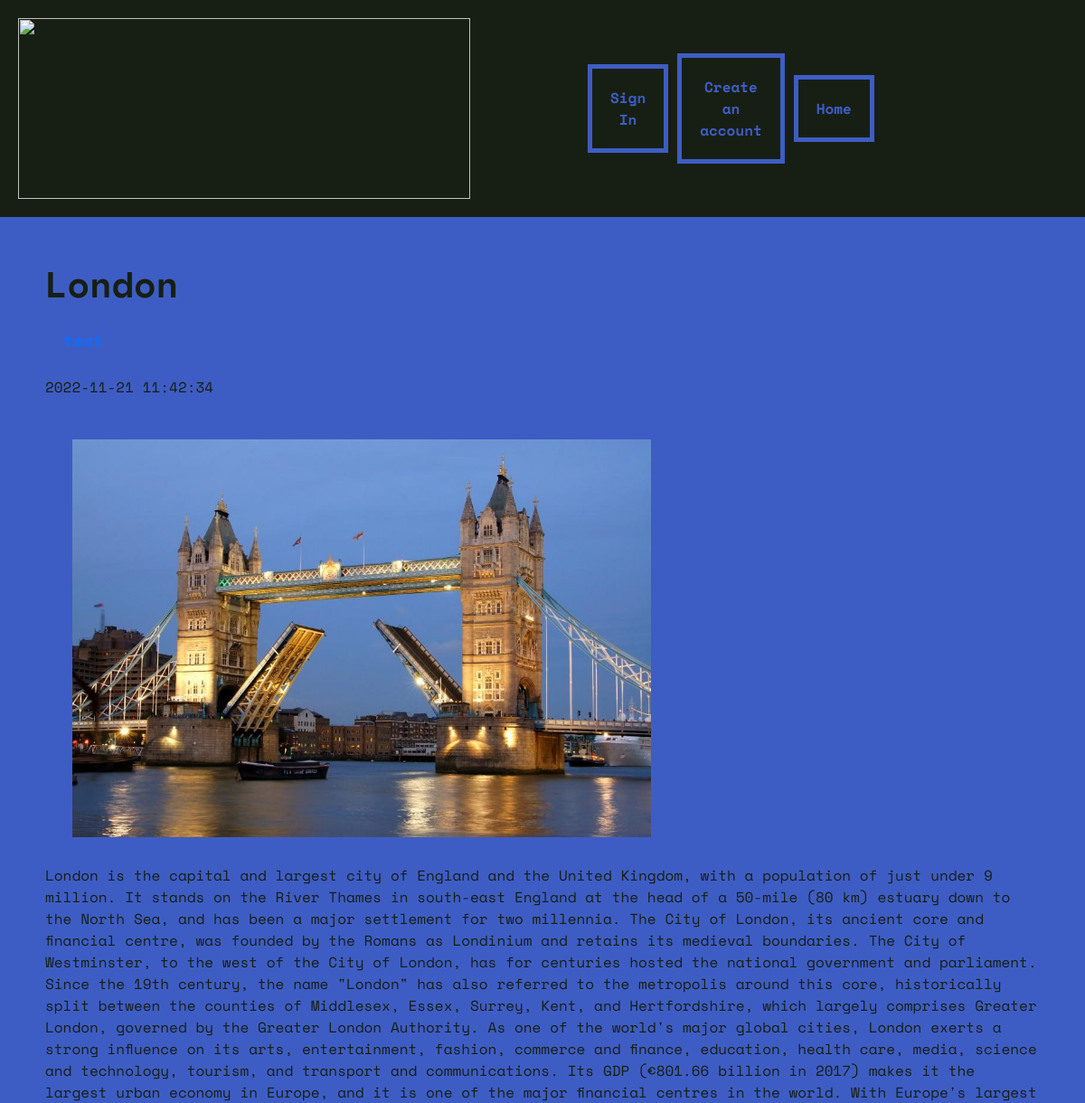
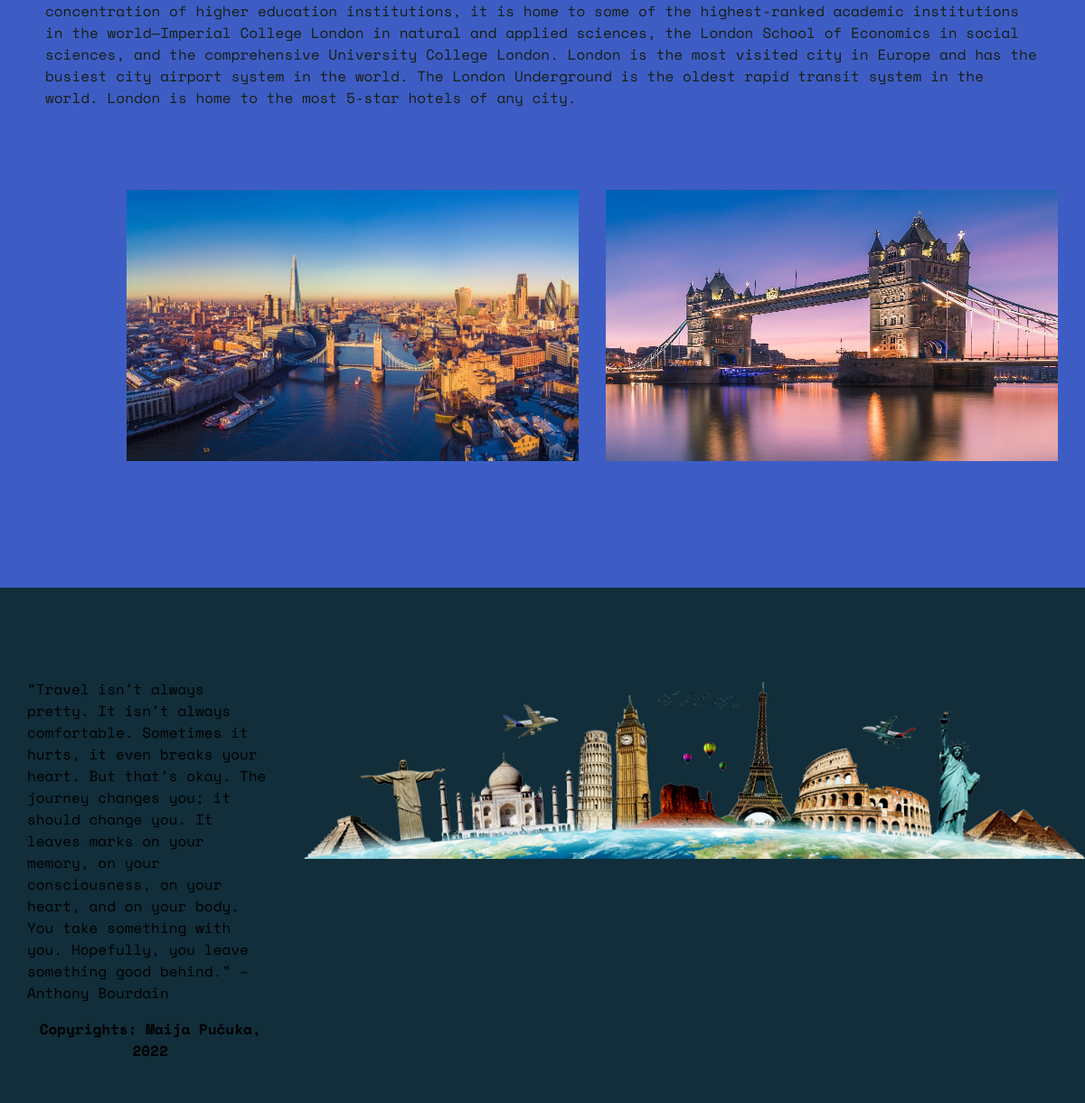
Page /view/post.php?post-id=19 on the committed database (2 pictures, top to bottom).
### tables this page shows
CREATE TABLE `blogposts` (
  `id` int(11) NOT NULL,
  `title` varchar(255) NOT NULL,
  `excerpt` varchar(255) NOT NULL,
  `picture` text NOT NULL,
  `gallery` mediumtext NOT NULL DEFAULT '[]',
  `text` text NOT NULL,
  `date_published` datetime NOT NULL,
  `user_id` int(255) NOT NULL,
  `is_deleted` tinyint(1) NOT NULL DEFAULT 0
);

### models/Blogpost.php (called while the page is built, shortened)
<?php
require_once '../Functions/convertToArray.php';
class Blogpost {
    private $title;
    private $text;
    private $date_published;
    private $image;
    private $gallery;
    private $post_owner_id;
    private $db_connection;
    public function __construct($db_connection) {
        $this->db_connection = $db_connection;
    }
    public function getOne($post_id) {
        $sql = "SELECT title,excerpt,picture,text,date_published,picture,gallery,user_id,is_deleted FROM blogposts WHERE id = ? AND NOT is_deleted";
        $stmt = $this->db_connection->stmt_init();
        if ($stmt->prepare($sql)) {
            $stmt->bind_param("i", $param_id);
            if ($stmt->execute()) {
                $stmt->store_result();
                if ($stmt->num_rows == 1) {
                    $stmt->bind_result($db_title,$db_excerpt,$db_picture,$db_text,$db_date_published,$db_image,$db_gallery,$db_post_owner_id,$db_is_deleted);
                    $stmt->fetch();
                    $this->title = $db_title;
                    $this->text = $db_text;
                    $this->date_published = $db_date_published;
                    $this->image = $db_image;
                    $this->gallery = convertToArray($db_gallery);
                    $this->post_owner_id = (int)$db_post_owner_id;
                } else {
                    return FALSE;
                }
            }
        }$stmt->close();
    }
    public function getTitle() {
        return $this->title;
    }
    public function getText() {
        return $this->text;
    }
    public function getDatePublished() {
        return $this->date_published;
    }
    public function getUserId() {
        return $this->post_owner_id;
    }
    public function getImageName() {
        return $this->image;
    }
    public function getGalleryImages() {
        return $this->gallery;
    }
}
?>

### Functions/convertToArray.php (called while the page is built)
<?php
function convertToArray ($stringToConvert) {
    $convertedArray = str_replace(array('[',']'),'',$stringToConvert);
    $convertedArray = str_replace("'",'',$convertedArray);
    $convertedArray = explode(",",$convertedArray);
    $convertedArray = array_filter($convertedArray);
    return $convertedArray;
}
?>

### view/post.php (the view, shortened to what this page needs)
<?php
    require_once '../db.php';
    require_once '../models/Blogpost.php';
    require_once '../models/User.php';
    require_once '../Functions/convertToArray.php';
    $postId = getParamsFromUrl("post-id");
    $post = new Blogpost ($db_connection);
    $post->getOne($postId);
    $title = $post->getTitle();
    $text = $post->getText();
    $post_user_id = $post->getUserId();
    $date_published = $post->getDatePublished();
    $postImageName = $post->getImageName();
    $galleryImages = $post->getGalleryImages();
    $user = new User ($db_connection);
    $user->getOne($post_user_id);
    $postOwnerUsername = $user->getUsername();
?>
<!DOCTYPE html>
<html lang="en">
<head>
    <link rel="stylesheet" href="https://cdn.jsdelivr.net/npm/bootstrap@5.2.2/dist/css/bootstrap.min.css">
    <link rel="stylesheet" href="../assets/style/main.css">
    <link rel="stylesheet" href="../assets/style/fonts.css">
</head>
<body>
    <div class="wrapper">
        <div class="top sticky-top">
            <div class="plane">
                <img src="../assets\580b585b2edbce24c47b2d10.png">
            </div>
            <div class="nav-bar">
            <?php if (!(isset($_SESSION["loggedin"]) && $_SESSION["loggedin"] === TRUE)) { ?>
                    <a href="login.php">Sign In</a>
                    <a href="register.php">Create an account</a>
                    <a href="welcome.php">Home</a>
                <?php } ?>
            </div>
        </div>
        <div class="main-wrap">
            <h1 class="title"><?php echo $title?></h1>
            <h2><a href="profile.php?user-id=<?=$post_user_id ?>"><?php echo $postOwnerUsername ?></a></h2>
            <p><?= $date_published ?></p>
            <div class="thumbnail">
                <img src="../images/<?= $postImageName ?>">
            </div>
            <p><?= $text ?></p>
            <div class="image-wrapper">
                <?php foreach ($galleryImages as $key => $imageName) { ?>
                        <image src="../images/<?= $imageName ?>">
                <?php } ?>
            </div>
        </div>
    </div>
    <?php require_once "../components/footer.php" ?>
</body>
</html>

### assets/style/main.css (style rules this page uses)
body, html { font-family: "Space Mono"; height: 100%; }
body { background-color: rgb(62, 93, 196); display: flex; flex-direction: column; height: 100%; }
.wrapper { flex: 1 0 auto; color: rgb(23, 31, 20); }
a { text-decoration: none; }
.main-wrap { height: 100%; }
.top { display: grid; grid-template-columns: 1fr 1fr; background-color: rgb(23, 31, 20); text-decoration: none; font-family: "Space Mono"; }
.nav-bar { display: grid; grid-template-columns: 1fr 1fr 1fr 1fr 1fr 1fr; grid-template-rows: auto; grid-gap: 10px; background-color: rgb(23, 31, 20); color: rgb(23, 31, 20); padding: 50px; border: 0px; align-items: center; justify-content: center; }
.plane { padding: 20px; }
.plane > img { height: 200px; width: 500px; }
.nav-bar > a { color: rgb(62, 93, 196); padding: 20px; border: 5px solid rgb(62, 93, 196); text-align: center; align-content: center; align-items: center; justify-content: center; justify-self: center; vertical-align: middle; font-weight: bold; transition: color 0.3s ease-in, background-color 0.3s ease-in; }
.image-wrapper { display: grid; grid-template-columns: 1fr 1fr; grid-gap: 30px; padding: 60px; margin: 30px; }
.image-wrapper > img { height: 300px; width: 500px; }
.thumbnail > img { height: 500px; width: 700px; padding: 30px; }
.main-wrap { padding: 50px; }
.main-wrap > a, h2, h3, h4 { color: rgb(23, 31, 20); font-weight: bold; font-size: large; padding: 20px; }
.title { font-size: 40px; font-weight: bold; }

### rows in the picture
blogposts: title "London", date_published "2022-11-21 11:42:34", picture (picture), text "London is the capital and largest city of England and the United Kingdom, with a population of just under 9 million. It stands on the River Thames in south-east England at the head of a 50-mile (80 km) estuary down to the North Sea, and has been a major settlement for two millennia. The City of London, its ancient core and financial centre, was founded by the Romans as Londinium and retains its medieval boundaries. The City of Westminster, to the west of the City of London, has for centuries hosted the national government and parliament. Since the 19th century, the name \"London\" has also referred to the metropolis around this core, historically split between the counties of Middlesex,…"
